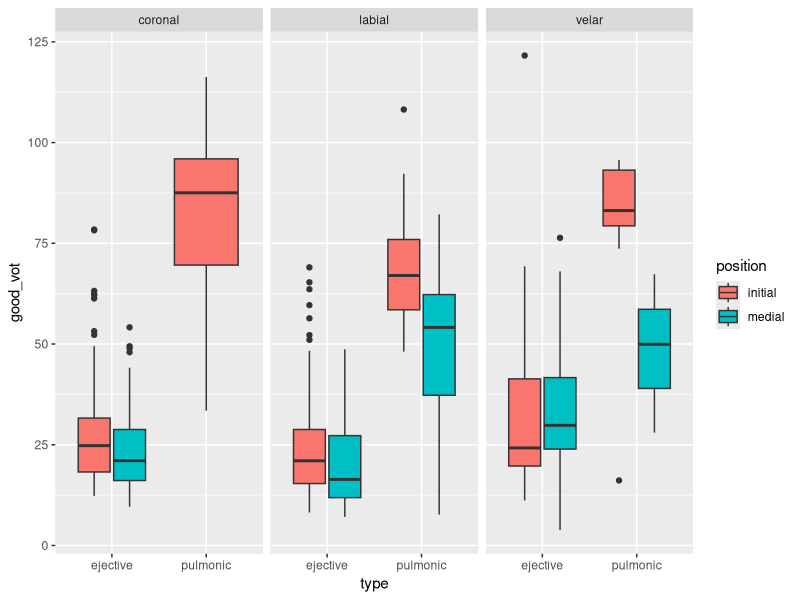

This chart was generated by the following R code:
## ---- chunk 1
library(dplyr)
library(ggplot2)
## ---- chunk 2
mon.data <- readr::read_delim("log_vot_measures_s08.txt", " ")
mon.data_ <- mon.data %>%
  select(type, place, position, good_vot) %>%
  filter(good_vot > 0 & good_vot < 150) 

#mon.subset <- dplyr::filter(mon.subset, vowel == c("a", "e", "i"))
mon.data_$objet <- paste(mon.data_$place, mon.data_$type, mon.data_$position)

comparaison.des.vot <- mon.data_ %>%
    group_by(place, type, position) %>%
    add_count(place, type, position) %>%
    summarise_all(mean)

#write.table(x = comparaison.des.vot, file = "comparaison_VOT.txt", sep = "\t", col.names = T, row.names = F, quote = F)
## ---- chunk 3
ggplot(mon.data_, aes(x = type, y = good_vot, fill = position)) +
  geom_boxplot() +
  facet_grid(. ~ place)
## ---- chunk 4
bigger.data_cei <- as_tibble(sample(x = mon.data_$good_vot[mon.data_$place=="coronal" & mon.data_$type=="ejective" & mon.data_$position=="initial"], size = 400, replace = T))
bigger.data_cei$place <- "coronal"
bigger.data_cei$type <- "ejective"
bigger.data_cei$position <- "initial"

bigger.data_cem <- as_tibble(sample(x = mon.data_$good_vot[mon.data_$place=="coronal" & mon.data_$type=="ejective" & mon.data_$position=="medial"], size = 400, replace = T))
bigger.data_cem$place <- "coronal"
bigger.data_cem$type <- "ejective"
bigger.data_cem$position <- "medial"

###

bigger.data_lei <- as_tibble(sample(x = mon.data_$good_vot[mon.data_$place=="labial" & mon.data_$type=="ejective" & mon.data_$position=="initial"], size = 400, replace = T))
bigger.data_lei$place <- "labial"
bigger.data_lei$type <- "ejective"
bigger.data_lei$position <- "initial"

bigger.data_lem <- as_tibble(sample(x = mon.data_$good_vot[mon.data_$place=="labial" & mon.data_$type=="ejective" & mon.data_$position=="medial"], size = 400, replace = T))
bigger.data_lem$place <- "labial"
bigger.data_lem$type <- "ejective"
bigger.data_lem$position <- "medial"

###

bigger.data_vei <- as_tibble(sample(x = mon.data_$good_vot[mon.data_$place=="velar" & mon.data_$type=="ejective" & mon.data_$position=="initial"], size = 400, replace = T))
bigger.data_vei$place <- "velar"
bigger.data_vei$type <- "ejective"
bigger.data_vei$position <- "initial"

bigger.data_vem <- as_tibble(sample(x = mon.data_$good_vot[mon.data_$place=="velar" & mon.data_$type=="ejective" & mon.data_$position=="medial"], size = 400, replace = T))
bigger.data_vem$place <- "velar"
bigger.data_vem$type <- "ejective"
bigger.data_vem$position <- "medial"

bigger.data_labial <- bind_rows(bigger.data_lem, bigger.data_lei) 
bigger.data_velar <- bind_rows(bigger.data_vei, bigger.data_vem)
bigger.data_coronal <- bind_rows(bigger.data_cei, bigger.data_cem)

bigger.data <- bind_rows(bigger.data_coronal, bigger.data_labial, bigger.data_velar)

mon.plot <- ggplot(bigger.data, aes(x = type, y = value, fill = position)) +
  geom_boxplot() +
  facet_grid(. ~ place)
